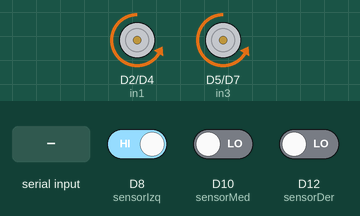
Bench run of a sketch on a simulated Arduino MKR. Parts: motor-driver pin pairs drawn as motors (green arrow = first pin HIGH = forward, orange = second pin HIGH = backward, longer = more drive, scaled by the enable pin). Inputs (shaded band) come from the test bench; at power-on: D10 (sensorMed) LOW, D12 (sensorDer) LOW, D8 (sensorIzq) HIGH. What the sketch prints to the serial monitor is not drawn.

Above: at 1.2 s.
1.3 s: D10 (sensorMed) driven HIGH and D12 (sensorDer) driven HIGH
At 2.5 s:
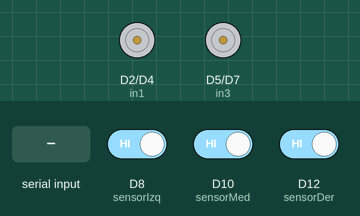
2.8 s: D8 (sensorIzq) driven LOW
At 3.6 s:
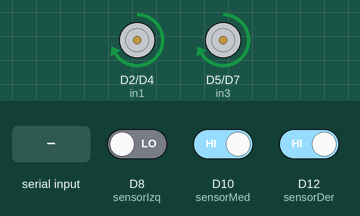
4.3 s: D12 (sensorDer) driven LOW
At 4.7 s:
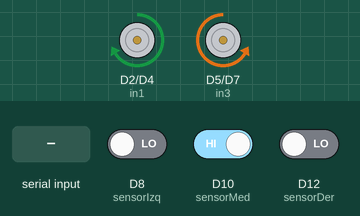
5.8 s: D12 (sensorDer) driven HIGH
At 7.0 s:
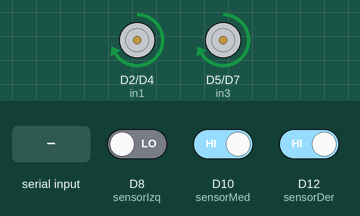
7.3 s: D8 (sensorIzq) driven HIGH
At 8.2 s:
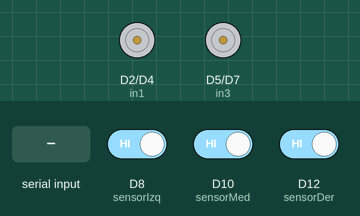
8.8 s: "D" received over the second serial link
At 9.4 s:
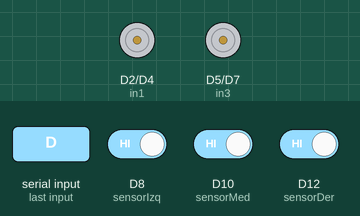
Timing chart, 0 to 11.4 s (numbered marks = the images above; inputs shaded):
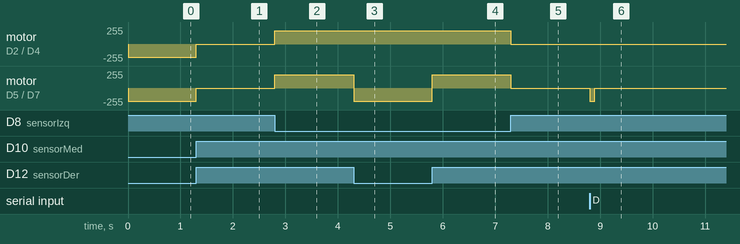

The sketch:

conexion_ard_blue_processing.ino
```cpp
//--libreria para bluetooth
#include <SoftwareSerial.h>
SoftwareSerial  ModuloHC05(9, 11); //pin TX, pin RX  modulo bluetooth


int speed = 200; //variar velocidad

char DATO;// para leer lo que manda x blue

//----motor der
int in1 = 2;
int in2 = 4;
int ena = 3;

//----motor izq
int in3 = 5;
int in4 = 7;
int enb = 6;

//// array con los dos motores
//int motores[2][3]  = {{3, 2, 4}, {6, 5, 7}}; //pines de cada uno (ena,en1,en2) (enb,en3,en4)


//----sensores

int sensorIzq = 8; //sensor izquierdo + numero de pin al que esta conectado
int valorsensorIzq; //aca se almacena el valor leido del sensor.

int sensorMed = 10; //sensor medio + numero de pin al que esta conectado
int valorsensorMed; //aca se almacena el valor leido del sensor.

int sensorDer = 12; //sensor derecho + numero de pin al que esta conectado
int valorsensorDer; //aca se almacena el valor leido del sensor.

// para detectar un cambio en el estado del sensor, suponiendo que esta sobre la linea.
#define fuera     0x0
#define enlinea  0x1


void setup() {
  Serial.begin(9600);//inicializar puerto serie por hardw
  ModuloHC05.begin(9600);  //inicializar puerto serie por sotf

  //----motor der
  pinMode(in1, OUTPUT);
  pinMode(in2, OUTPUT);
  pinMode(ena, OUTPUT);
  //----motor izq
  pinMode(in3, OUTPUT);
  pinMode(in4, OUTPUT);
  pinMode(enb, OUTPUT);

  ////for pa los motores
  //  for (int i = 0; i < 2; i++) {
  //    for (int j = 0; j < 3; j++) {
  //      pinMode(motores[i][j], OUTPUT);
  //    }
  //  }


  //--------------------------sensores
  pinMode(sensorIzq, INPUT);
  pinMode(sensorMed, INPUT);
  pinMode(sensorDer, INPUT);

}

void loop() {

  //--------------------------sensores
  //almacena los valores que lee en cada variable (valorsensor..etc)
  valorsensorIzq = digitalRead(sensorIzq);
  valorsensorMed = digitalRead(sensorMed);
  valorsensorDer = digitalRead(sensorDer);


  //-------------------------------------condiciones
  //si el unico en linea es el del medio- - AVANZA BIEN
  if (valorsensorIzq == fuera && valorsensorMed == enlinea && valorsensorDer == fuera ) {
    //----motor IZQ adelante
    analogWrite(enb, speed);
    digitalWrite(in3, LOW);
    digitalWrite(in4, HIGH);

    //----motor DER adelante
    analogWrite(ena, speed);
    digitalWrite(in1, HIGH);
    digitalWrite(in2, LOW);


  }
  // si sensor derecho esta en linea- - SE CORRIÓ A LA IZQUIERDA
  if (valorsensorIzq == fuera && valorsensorMed == fuera && valorsensorDer == enlinea || valorsensorIzq == fuera && valorsensorMed == enlinea && valorsensorDer == enlinea ) {

    //----motor IZQ reversa
    analogWrite(enb, speed);
    digitalWrite(in3, HIGH);
    digitalWrite(in4, LOW);

    //----motor DER adelante
    analogWrite(ena, speed);
    digitalWrite(in1, HIGH);
    digitalWrite(in2, LOW);
  }

  // si sensor izquierdo esta en linea- - SE CORRIÓ A LA DERECHA
  if (valorsensorIzq == enlinea && valorsensorMed == fuera && valorsensorDer == fuera || valorsensorIzq == enlinea && valorsensorMed == enlinea && valorsensorDer == fuera) {

    //----motor IZQ adelante
    analogWrite(enb, speed);
    digitalWrite(in3, LOW);
    digitalWrite(in4, HIGH);

    //----motor DER reversa
    analogWrite(ena, speed);
    digitalWrite(in1, LOW);
    digitalWrite(in2, HIGH);
  }


  // si todos detectan linea- - DETECTA POSIBLES CAMINOS
  if (valorsensorIzq == enlinea && valorsensorMed == enlinea && valorsensorDer == enlinea ) {
    //----motor IZQ apagado
    analogWrite(enb, LOW);
    digitalWrite(in3, LOW);
    digitalWrite(in4, LOW);

    //----motor DER apagado
    analogWrite(ena, LOW);
    digitalWrite(in1, LOW);
    digitalWrite(in2, HIGH);

    //Le avisa a processing que se paró el robot - "bifurcacion"
    Serial.print("bifurcacion");

    //---------llega indicacion x blue desde processing
    if ( ModuloHC05.available() ) { //si llega algo por blue desde processing

      DATO = ModuloHC05.read(); //asigna lo que lee al char dato

      //mover robot a la derecha
      if (DATO == 'D') {
        Serial.write(ModuloHC05.read());


        //----motor IZQ adelante
        analogWrite(enb, speed);
        digitalWrite(in3, LOW);
        digitalWrite(in4, HIGH);
        delay(100);
      }
      //mover robot a la izquierda

      if (DATO == 'I') {
        Serial.write(ModuloHC05.read());


        //----motor DER adelante
        analogWrite(ena, speed);
        digitalWrite(in1, HIGH);
        digitalWrite(in2, LOW);
        delay(100);
      }

      //mover ambos motores
      if (DATO == 'w') {
        //----motor IZQ adelante
        analogWrite(enb, speed);
        digitalWrite(in3, LOW);
        digitalWrite(in4, HIGH);

        //----motor DER adelante
        analogWrite(ena, speed);
        digitalWrite(in1, HIGH);
        digitalWrite(in2, LOW);


      }
    }
  }

  /*  si ninguno detecta linea- retrocede > NO SIRVE
    if (valorsensorIzq == fuera && valorsensorMed == fuera && valorsensorDer == fuera ) {
    //    //----motor izquierdo backwards
    //    analogWrite(enb, speed);
    //    digitalWrite(in3, HIGH);
    //    digitalWrite(in4, LOW);
    //    //----motor derecho backwards
    //    analogWrite(ena, speed);
    //    digitalWrite(in1, LOW);
    //    digitalWrite(in2, HIGH);
    //    delay(50); //100ms

    analogWrite(enb, speed);
    digitalWrite(in3, HIGH);
    digitalWrite(in4, LOW);

    //----motor derecho apagado
    analogWrite(ena, speed);
    digitalWrite(in1, LOW);
    digitalWrite(in2, HIGH);
    }*/
}
```

Measured:
- after the input at 1.3 s, motor on D2 (in1) / D4 (in2), motor on D5 (in3) / D7 (in4): backward 200/255 → stopped at once
- after the input at 2.8 s, motor on D2 (in1) / D4 (in2), motor on D5 (in3) / D7 (in4): stopped → forward 200/255 at once
- after the input at 4.3 s, motor on D5 (in3) / D7 (in4): forward 200/255 → backward 200/255 at once
- after the input at 5.8 s, motor on D5 (in3) / D7 (in4): backward 200/255 → forward 200/255 at once
- after the input at 7.3 s, motor on D2 (in1) / D4 (in2), motor on D5 (in3) / D7 (in4): forward 200/255 → stopped at once
- after the input at 8.8 s, motor on D5 (in3) / D7 (in4): stopped → backward 200/255 at once, → stopped 0.10 s later
